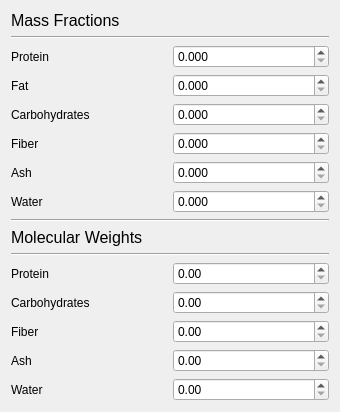
      <widget class="QWidget" name="MatTab">
       <property name="geometry">
        <rect>
         <x>0</x>
         <y>0</y>
         <width>340</width>
         <height>383</height>
        </rect>
       </property>
       <attribute name="label">
        <string>Material Properties</string>
       </attribute>
       <layout class="QVBoxLayout" name="verticalLayout">
        <item>
         <widget class="QLabel" name="label">
          <property name="font">
           <font>
            <pointsize>12</pointsize>
           </font>
          </property>
          <property name="text">
           <string>Mass Fractions</string>
          </property>
         </widget>
        </item>
        <item>
         <widget class="Line" name="line">
          <property name="orientation">
           <enum>Qt::Horizontal</enum>
          </property>
         </widget>
        </item>
        <item>
         <layout class="QHBoxLayout" name="horizontalLayout_7">
          <item>
           <widget class="QLabel" name="label_2">
            <property name="text">
             <string>Protein</string>
            </property>
           </widget>
          </item>
          <item>
           <widget class="QDoubleSpinBox" name="spinMPro">
            <property name="decimals">
             <number>3</number>
            </property>
            <property name="maximum">
             <double>1.000000000000000</double>
            </property>
            <property name="singleStep">
             <double>0.100000000000000</double>
            </property>
           </widget>
          </item>
         </layout>
        </item>
        <item>
         <layout class="QHBoxLayout" name="horizontalLayout_6">
          <item>
           <widget class="QLabel" name="label_3">
            <property name="text">
             <string>Fat</string>
            </property>
           </widget>
          </item>
          <item>
           <widget class="QDoubleSpinBox" name="spinMFat">
            <property name="decimals">
             <number>3</number>
            </property>
            <property name="maximum">
             <double>1.000000000000000</double>
            </property>
            <property name="singleStep">
             <double>0.100000000000000</double>
            </property>
           </widget>
          </item>
         </layout>
        </item>
        <item>
         <layout class="QHBoxLayout" name="horizontalLayout_5">
          <item>
           <widget class="QLabel" name="label_4">
            <property name="text">
             <string>Carbohydrates</string>
            </property>
           </widget>
          </item>
          <item>
           <widget class="QDoubleSpinBox" name="spinMCar">
            <property name="decimals">
             <number>3</number>
            </property>
            <property name="maximum">
             <double>1.000000000000000</double>
            </property>
            <property name="singleStep">
             <double>0.100000000000000</double>
            </property>
           </widget>
          </item>
         </layout>
        </item>
        <item>
         <layout class="QHBoxLayout" name="horizontalLayout_4">
          <item>
           <widget class="QLabel" name="label_5">
            <property name="text">
             <string>Fiber</string>
            </property>
           </widget>
          </item>
          <item>
           <widget class="QDoubleSpinBox" name="spinMFib">
            <property name="decimals">
             <number>3</number>
            </property>
            <property name="maximum">
             <double>1.000000000000000</double>
            </property>
            <property name="singleStep">
             <double>0.100000000000000</double>
            </property>
           </widget>
          </item>
         </layout>
        </item>
        <item>
         <layout class="QHBoxLayout" name="horizontalLayout_3">
          <item>
           <widget class="QLabel" name="label_6">
            <property name="text">
             <string>Ash</string>
            </property>
           </widget>
          </item>
          <item>
           <widget class="QDoubleSpinBox" name="spinMAsh">
            <property name="decimals">
             <number>3</number>
            </property>
            <property name="maximum">
             <double>1.000000000000000</double>
            </property>
            <property name="singleStep">
             <double>0.100000000000000</double>
            </property>
           </widget>
          </item>
         </layout>
        </item>
        <item>
         <layout class="QHBoxLayout" name="horizontalLayout_2">
          <item>
           <widget class="QLabel" name="label_7">
            <property name="text">
             <string>Water</string>
            </property>
           </widget>
          </item>
          <item>
           <widget class="QDoubleSpinBox" name="spinMWat">
            <property name="decimals">
             <number>3</number>
            </property>
            <property name="maximum">
             <double>1.000000000000000</double>
            </property>
            <property name="singleStep">
             <double>0.100000000000000</double>
            </property>
           </widget>
          </item>
         </layout>
        </item>
        <item>
         <widget class="Line" name="line_2">
          <property name="orientation">
           <enum>Qt::Horizontal</enum>
          </property>
         </widget>
        </item>
        <item>
         <widget class="QLabel" name="label_16">
          <property name="font">
           <font>
            <pointsize>12</pointsize>
           </font>
          </property>
          <property name="text">
           <string>Molecular Weights</string>
          </property>
         </widget>
        </item>
        <item>
         <widget class="Line" name="line_3">
          <property name="orientation">
           <enum>Qt::Horizontal</enum>
          </property>
         </widget>
        </item>
        <item>
         <layout class="QHBoxLayout" name="horizontalLayout_36">
          <item>
           <widget class="QLabel" name="label_24">
            <property name="text">
             <string>Protein</string>
            </property>
           </widget>
          </item>
          <item>
           <widget class="QDoubleSpinBox" name="spinMW_pro">
            <property name="maximum">
             <double>10000000.000000000000000</double>
            </property>
            <property name="singleStep">
             <double>0.100000000000000</double>
            </property>
           </widget>
          </item>
         </layout>
        </item>
        <item>
         <layout class="QHBoxLayout" name="horizontalLayout_42">
          <item>
           <widget class="QLabel" name="label_17">
            <property name="text">
             <string>Carbohydrates</string>
            </property>
           </widget>
          </item>
          <item>
           <widget class="QDoubleSpinBox" name="spinMW_car">
            <property name="maximum">
             <double>10000000.000000000000000</double>
            </property>
            <property name="singleStep">
             <double>0.100000000000000</double>
            </property>
           </widget>
          </item>
         </layout>
        </item>
        <item>
         <layout class="QHBoxLayout" name="horizontalLayout_39">
          <item>
           <widget class="QLabel" name="label_22">
            <property name="text">
             <string>Fiber</string>
            </property>
           </widget>
          </item>
          <item>
           <widget class="QDoubleSpinBox" name="spinMW_fib">
            <property name="maximum">
             <double>10000000.000000000000000</double>
            </property>
            <property name="singleStep">
             <double>0.100000000000000</double>
            </property>
           </widget>
          </item>
         </layout>
        </item>
        <item>
         <layout class="QHBoxLayout" name="horizontalLayout_40">
          <item>
           <widget class="QLabel" name="label_20">
            <property name="text">
             <string>Ash</string>
            </property>
           </widget>
          </item>
          <item>
           <widget class="QDoubleSpinBox" name="spinMW_ash">
            <property name="maximum">
             <double>10000000.000000000000000</double>
            </property>
            <property name="singleStep">
             <double>0.100000000000000</double>
            </property>
           </widget>
          </item>
         </layout>
        </item>
        <item>
         <layout class="QHBoxLayout" name="horizontalLayout_37">
          <item>
           <widget class="QLabel" name="label_23">
            <property name="text">
             <string>Water</string>
            </property>
           </widget>
          </item>
          <item>
           <widget class="QDoubleSpinBox" name="spinMW_wat">
            <property name="maximum">
             <double>10000000.000000000000000</double>
            </property>
            <property name="singleStep">
             <double>0.100000000000000</double>
            </property>
           </widget>
          </item>
         </layout>
        </item>
        <item>
         <spacer name="verticalSpacer">
          <property name="orientation">
           <enum>Qt::Vertical</enum>
          </property>
          <property name="sizeHint" stdset="0">
           <size>
            <width>20</width>
            <height>40</height>
           </size>
          </property>
         </spacer>
        </item>
       </layout>
       <zorder>line</zorder>
       <zorder>label</zorder>
       <zorder>line_2</zorder>
       <zorder>line_3</zorder>
       <zorder>label_16</zorder>
       <zorder>verticalSpacer</zorder>
      </widget>
